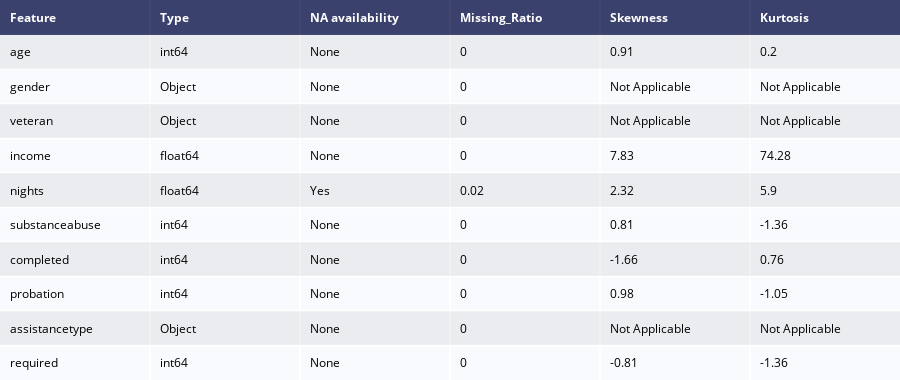

Notebook cell for this chart:
### Code cell
ff.create_table(statistical_measure(data))

### Figure 1 — Plotly figure (JSON) as saved in the notebook; plotly's stock layout.template omitted (floating-point values rounded to 4 significant figures)
{"data": [{"colorscale": [[0, "#00083e"], [0.5, "#ededee"], [1, "#ffffff"]], "hoverinfo": "none", "opacity": 0.75, "showscale": false, "type": "heatmap", "z": [[0, 0, 0, 0, 0, 0], [0.5, 0.5, 0.5, 0.5, 0.5, 0.5], [1, 1, 1, 1, 1, 1], [0.5, 0.5, 0.5, 0.5, 0.5, 0.5], [1, 1, 1, 1, 1, 1], [0.5, 0.5, 0.5, 0.5, 0.5, 0.5], [1, 1, 1, 1, 1, 1], [0.5, 0.5, 0.5, 0.5, 0.5, 0.5], [1, 1, 1, 1, 1, 1], [0.5, 0.5, 0.5, 0.5, 0.5, 0.5], [1, 1, 1, 1, 1, 1]]}], "layout": {"annotations": [{"align": "left", "font": {"color": "#ffffff"}, "showarrow": false, "text": "<b>Feature</b>", "x": -0.45, "xanchor": "left", "xref": "x", "y": 0, "yref": "y"}, {"align": "left", "font": {"color": "#ffffff"}, "showarrow": false, "text": "<b>Type</b>", "x": 0.55, "xanchor": "left", "xref": "x", "y": 0, "yref": "y"}, {"align": "left", "font": {"color": "#ffffff"}, "showarrow": false, "text": "<b>NA availability</b>", "x": 1.55, "xanchor": "left", "xref": "x", "y": 0, "yref": "y"}, {"align": "left", "font": {"color": "#ffffff"}, "showarrow": false, "text": "<b>Missing_Ratio</b>", "x": 2.55, "xanchor": "left", "xref": "x", "y": 0, "yref": "y"}, {"align": "left", "font": {"color": "#ffffff"}, "showarrow": false, "text": "<b>Skewness</b>", "x": 3.55, "xanchor": "left", "xref": "x", "y": 0, "yref": "y"}, {"align": "left", "font": {"color": "#ffffff"}, "showarrow": false, "text": "<b>Kurtosis</b>", "x": 4.55, "xanchor": "left", "xref": "x", "y": 0, "yref": "y"}, {"align": "left", "font": {"color": "#000000"}, "showarrow": false, "text": "age", "x": -0.45, "xanchor": "left", "xref": "x", "y": 1, "yref": "y"}, {"align": "left", "font": {"color": "#000000"}, "showarrow": false, "text": "int64", "x": 0.55, "xanchor": "left", "xref": "x", "y": 1, "yref": "y"}, {"align": "left", "font": {"color": "#000000"}, "showarrow": false, "text": "None", "x": 1.55, "xanchor": "left", "xref": "x", "y": 1, "yref": "y"}, {"align": "left", "font": {"color": "#000000"}, "showarrow": false, "text": "0", "x": 2.55, "xanchor": "left", "xref": "x", "y": 1, "yref": "y"}, {"align": "left", "font": {"color": "#000000"}, "showarrow": false, "text": "0.91", "x": 3.55, "xanchor": "left", "xref": "x", "y": 1, "yref": "y"}, {"align": "left", "font": {"color": "#000000"}, "showarrow": false, "text": "0.2", "x": 4.55, "xanchor": "left", "xref": "x", "y": 1, "yref": "y"}, {"align": "left", "font": {"color": "#000000"}, "showarrow": false, "text": "gender", "x": -0.45, "xanchor": "left", "xref": "x", "y": 2, "yref": "y"}, {"align": "left", "font": {"color": "#000000"}, "showarrow": false, "text": "Object", "x": 0.55, "xanchor": "left", "xref": "x", "y": 2, "yref": "y"}, {"align": "left", "font": {"color": "#000000"}, "showarrow": false, "text": "None", "x": 1.55, "xanchor": "left", "xref": "x", "y": 2, "yref": "y"}, {"align": "left", "font": {"color": "#000000"}, "showarrow": false, "text": "0", "x": 2.55, "xanchor": "left", "xref": "x", "y": 2, "yref": "y"}, {"align": "left", "font": {"color": "#000000"}, "showarrow": false, "text": "Not Applicable", "x": 3.55, "xanchor": "left", "xref": "x", "y": 2, "yref": "y"}, {"align": "left", "font": {"color": "#000000"}, "showarrow": false, "text": "Not Applicable", "x": 4.55, "xanchor": "left", "xref": "x", "y": 2, "yref": "y"}, {"align": "left", "font": {"color": "#000000"}, "showarrow": false, "text": "veteran", "x": -0.45, "xanchor": "left", "xref": "x", "y": 3, "yref": "y"}, {"align": "left", "font": {"color": "#000000"}, "showarrow": false, "text": "Object", "x": 0.55, "xanchor": "left", "xref": "x", "y": 3, "yref": "y"}, {"align": "left", "font": {"color": "#000000"}, "showarrow": false, "text": "None", "x": 1.55, "xanchor": "left", "xref": "x", "y": 3, "yref": "y"}, {"align": "left", "font": {"color": "#000000"}, "showarrow": false, "text": "0", "x": 2.55, "xanchor": "left", "xref": "x", "y": 3, "yref": "y"}, {"align": "left", "font": {"color": "#000000"}, "showarrow": false, "text": "Not Applicable", "x": 3.55, "xanchor": "left", "xref": "x", "y": 3, "yref": "y"}, {"align": "left", "font": {"color": "#000000"}, "showarrow": false, "text": "Not Applicable", "x": 4.55, "xanchor": "left", "xref": "x", "y": 3, "yref": "y"}, {"align": "left", "font": {"color": "#000000"}, "showarrow": false, "text": "income", "x": -0.45, "xanchor": "left", "xref": "x", "y": 4, "yref": "y"}, {"align": "left", "font": {"color": "#000000"}, "showarrow": false, "text": "float64", "x": 0.55, "xanchor": "left", "xref": "x", "y": 4, "yref": "y"}, {"align": "left", "font": {"color": "#000000"}, "showarrow": false, "text": "None", "x": 1.55, "xanchor": "left", "xref": "x", "y": 4, "yref": "y"}, {"align": "left", "font": {"color": "#000000"}, "showarrow": false, "text": "0", "x": 2.55, "xanchor": "left", "xref": "x", "y": 4, "yref": "y"}, {"align": "left", "font": {"color": "#000000"}, "showarrow": false, "text": "7.83", "x": 3.55, "xanchor": "left", "xref": "x", "y": 4, "yref": "y"}, {"align": "left", "font": {"color": "#000000"}, "showarrow": false, "text": "74.28", "x": 4.55, "xanchor": "left", "xref": "x", "y": 4, "yref": "y"}, {"align": "left", "font": {"color": "#000000"}, "showarrow": false, "text": "nights", "x": -0.45, "xanchor": "left", "xref": "x", "y": 5, "yref": "y"}, {"align": "left", "font": {"color": "#000000"}, "showarrow": false, "text": "float64", "x": 0.55, "xanchor": "left", "xref": "x", "y": 5, "yref": "y"}, {"align": "left", "font": {"color": "#000000"}, "showarrow": false, "text": "Yes", "x": 1.55, "xanchor": "left", "xref": "x", "y": 5, "yref": "y"}, {"align": "left", "font": {"color": "#000000"}, "showarrow": false, "text": "0.02", "x": 2.55, "xanchor": "left", "xref": "x", "y": 5, "yref": "y"}, {"align": "left", "font": {"color": "#000000"}, "showarrow": false, "text": "2.32", "x": 3.55, "xanchor": "left", "xref": "x", "y": 5, "yref": "y"}, {"align": "left", "font": {"color": "#000000"}, "showarrow": false, "text": "5.9", "x": 4.55, "xanchor": "left", "xref": "x", "y": 5, "yref": "y"}, {"align": "left", "font": {"color": "#000000"}, "showarrow": false, "text": "substanceabuse", "x": -0.45, "xanchor": "left", "xref": "x", "y": 6, "yref": "y"}, {"align": "left", "font": {"color": "#000000"}, "showarrow": false, "text": "int64", "x": 0.55, "xanchor": "left", "xref": "x", "y": 6, "yref": "y"}, {"align": "left", "font": {"color": "#000000"}, "showarrow": false, "text": "None", "x": 1.55, "xanchor": "left", "xref": "x", "y": 6, "yref": "y"}, {"align": "left", "font": {"color": "#000000"}, "showarrow": false, "text": "0", "x": 2.55, "xanchor": "left", "xref": "x", "y": 6, "yref": "y"}, {"align": "left", "font": {"color": "#000000"}, "showarrow": false, "text": "0.81", "x": 3.55, "xanchor": "left", "xref": "x", "y": 6, "yref": "y"}, {"align": "left", "font": {"color": "#000000"}, "showarrow": false, "text": "-1.36", "x": 4.55, "xanchor": "left", "xref": "x", "y": 6, "yref": "y"}, {"align": "left", "font": {"color": "#000000"}, "showarrow": false, "text": "completed", "x": -0.45, "xanchor": "left", "xref": "x", "y": 7, "yref": "y"}, {"align": "left", "font": {"color": "#000000"}, "showarrow": false, "text": "int64", "x": 0.55, "xanchor": "left", "xref": "x", "y": 7, "yref": "y"}, {"align": "left", "font": {"color": "#000000"}, "showarrow": false, "text": "None", "x": 1.55, "xanchor": "left", "xref": "x", "y": 7, "yref": "y"}, {"align": "left", "font": {"color": "#000000"}, "showarrow": false, "text": "0", "x": 2.55, "xanchor": "left", "xref": "x", "y": 7, "yref": "y"}, {"align": "left", "font": {"color": "#000000"}, "showarrow": false, "text": "-1.66", "x": 3.55, "xanchor": "left", "xref": "x", "y": 7, "yref": "y"}, {"align": "left", "font": {"color": "#000000"}, "showarrow": false, "text": "0.76", "x": 4.55, "xanchor": "left", "xref": "x", "y": 7, "yref": "y"}, {"align": "left", "font": {"color": "#000000"}, "showarrow": false, "text": "probation", "x": -0.45, "xanchor": "left", "xref": "x", "y": 8, "yref": "y"}, {"align": "left", "font": {"color": "#000000"}, "showarrow": false, "text": "int64", "x": 0.55, "xanchor": "left", "xref": "x", "y": 8, "yref": "y"}, {"align": "left", "font": {"color": "#000000"}, "showarrow": false, "text": "None", "x": 1.55, "xanchor": "left", "xref": "x", "y": 8, "yref": "y"}, {"align": "left", "font": {"color": "#000000"}, "showarrow": false, "text": "0", "x": 2.55, "xanchor": "left", "xref": "x", "y": 8, "yref": "y"}, {"align": "left", "font": {"color": "#000000"}, "showarrow": false, "text": "0.98", "x": 3.55, "xanchor": "left", "xref": "x", "y": 8, "yref": "y"}, {"align": "left", "font": {"color": "#000000"}, "showarrow": false, "text": "-1.05", "x": 4.55, "xanchor": "left", "xref": "x", "y": 8, "yref": "y"}, {"align": "left", "font": {"color": "#000000"}, "showarrow": false, "text": "assistancetype", "x": -0.45, "xanchor": "left", "xref": "x", "y": 9, "yref": "y"}, {"align": "left", "font": {"color": "#000000"}, "showarrow": false, "text": "Object", "x": 0.55, "xanchor": "left", "xref": "x", "y": 9, "yref": "y"}, {"align": "left", "font": {"color": "#000000"}, "showarrow": false, "text": "None", "x": 1.55, "xanchor": "left", "xref": "x", "y": 9, "yref": "y"}, {"align": "left", "font": {"color": "#000000"}, "showarrow": false, "text": "0", "x": 2.55, "xanchor": "left", "xref": "x", "y": 9, "yref": "y"}, {"align": "left", "font": {"color": "#000000"}, "showarrow": false, "text": "Not Applicable", "x": 3.55, "xanchor": "left", "xref": "x", "y": 9, "yref": "y"}, {"align": "left", "font": {"color": "#000000"}, "showarrow": false, "text": "Not Applicable", "x": 4.55, "xanchor": "left", "xref": "x", "y": 9, "yref": "y"}, {"align": "left", "font": {"color": "#000000"}, "showarrow": false, "text": "required", "x": -0.45, "xanchor": "left", "xref": "x", "y": 10, "yref": "y"}, {"align": "left", "font": {"color": "#000000"}, "showarrow": false, "text": "int64", "x": 0.55, "xanchor": "left", "xref": "x", "y": 10, "yref": "y"}, {"align": "left", "font": {"color": "#000000"}, "showarrow": false, "text": "None", "x": 1.55, "xanchor": "left", "xref": "x", "y": 10, "yref": "y"}, {"align": "left", "font": {"color": "#000000"}, "showarrow": false, "text": "0", "x": 2.55, "xanchor": "left", "xref": "x", "y": 10, "yref": "y"}, {"align": "left", "font": {"color": "#000000"}, "showarrow": false, "text": "-0.81", "x": 3.55, "xanchor": "left", "xref": "x", "y": 10, "yref": "y"}, {"align": "left", "font": {"color": "#000000"}, "showarrow": false, "text": "-1.36", "x": 4.55, "xanchor": "left", "xref": "x", "y": 10, "yref": "y"}], "height": 380, "margin": {"b": 0, "l": 0, "r": 0, "t": 0}, "xaxis": {"dtick": 1, "gridwidth": 2, "showticklabels": false, "tick0": -0.5, "ticks": "", "zeroline": false}, "yaxis": {"autorange": "reversed", "dtick": 1, "gridwidth": 2, "showticklabels": false, "tick0": 0.5, "ticks": "", "zeroline": false}}}
